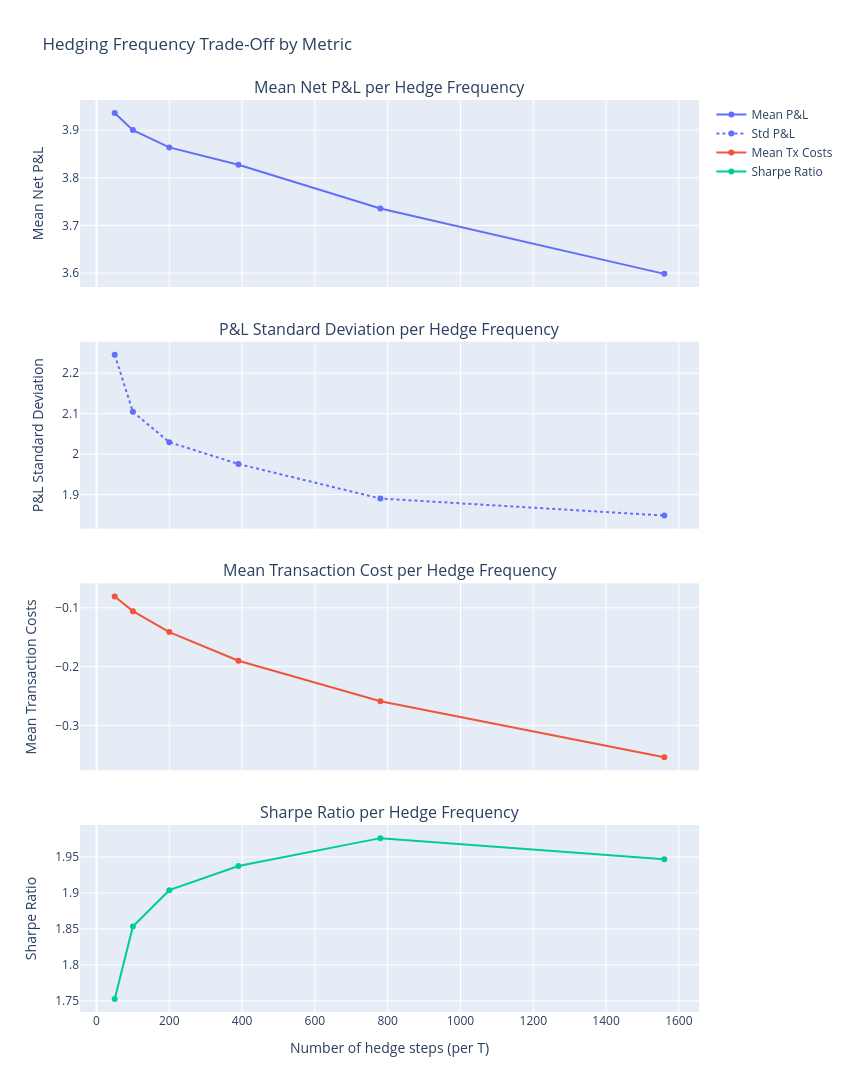

Write notebook code for a chart like this one.
### Code cell
sigma_imp = 0.1
transaction_cost_bps = 2

mean_pnls = []
mean_costs = []
std_pnls = []
sharpe_ratios = []
for steps in n_steps_list:
    sweep = simulate_delta_hedge_paths_mc(
        S0=S0, K=K, r=r, sigma_real=sigma_real, sigma_imp=sigma_imp, T=T,
        n_steps=steps, n_paths=min(n_paths, 8000), seed=GLOBAL_SEED+4, transaction_cost_bps=transaction_cost_bps
    )
    p = sweep['pnl']
    mean_val = np.mean(p)
    std_val = np.std(p)
    mean_pnls.append(mean_val)
    std_pnls.append(std_val)
    mean_costs.append(np.mean(sweep['transaction_cost_component']))
    sharpe_ratios.append(mean_val / std_val if std_val > 1e-12 else np.nan)

fig4 = make_subplots(
    rows=4,
    cols=1,
    shared_xaxes=True,
    vertical_spacing=0.06,
    subplot_titles=(
        'Mean Net P&L per Hedge Frequency',
        'P&L Standard Deviation per Hedge Frequency',
        'Mean Transaction Cost per Hedge Frequency',
        'Sharpe Ratio per Hedge Frequency'
    )
)

fig4.add_trace(
    go.Scatter(x=n_steps_list, y=mean_pnls, name='Mean P&L', mode='lines+markers'),
    row=1,
    col=1
)
fig4.add_trace(
    go.Scatter(
        x=n_steps_list,
        y=std_pnls,
        name='Std P&L',
        mode='lines+markers',
        line=dict(dash='dot', color='#636EFA')
    ),
    row=2,
    col=1
)
fig4.add_trace(
    go.Scatter(
        x=n_steps_list,
        y=mean_costs,
        name='Mean Tx Costs',
        mode='lines+markers',
        line=dict(color='#EF553B')
    ),
    row=3,
    col=1
)
fig4.add_trace(
    go.Scatter(
        x=n_steps_list,
        y=sharpe_ratios,
        name='Sharpe Ratio',
        mode='lines+markers',
        line=dict(color='#00CC96')
    ),
    row=4,
    col=1
)

fig4.update_layout(
    title_text='Hedging Frequency Trade-Off by Metric',
    width=850,
    height=1150,
    hovermode='x unified'
)
fig4.update_xaxes(title_text='Number of hedge steps (per T)', row=4, col=1)
fig4.update_yaxes(title_text='Mean Net P&L', row=1, col=1)
fig4.update_yaxes(title_text='P&L Standard Deviation', row=2, col=1)
fig4.update_yaxes(title_text='Mean Transaction Costs', row=3, col=1)
fig4.update_yaxes(title_text='Sharpe Ratio', row=4, col=1)
fig4.show()

### Figure 1 — Plotly figure (JSON) as saved in the notebook; plotly's stock layout.template omitted (floating-point values rounded to 4 significant figures)
{"data": [{"mode": "lines+markers", "name": "Mean P&L", "type": "scatter", "x": [50, 100, 200, 390, 780, 1560], "xaxis": "x", "y": [3.936, 3.9, 3.864, 3.828, 3.735, 3.598], "yaxis": "y"}, {"line": {"color": "#636EFA", "dash": "dot"}, "mode": "lines+markers", "name": "Std P&L", "type": "scatter", "x": [50, 100, 200, 390, 780, 1560], "xaxis": "x2", "y": [2.246, 2.105, 2.029, 1.976, 1.89, 1.848], "yaxis": "y2"}, {"line": {"color": "#EF553B"}, "mode": "lines+markers", "name": "Mean Tx Costs", "type": "scatter", "x": [50, 100, 200, 390, 780, 1560], "xaxis": "x3", "y": [-0.08069, -0.1056, -0.1412, -0.1898, -0.2587, -0.3537], "yaxis": "y3"}, {"line": {"color": "#00CC96"}, "mode": "lines+markers", "name": "Sharpe Ratio", "type": "scatter", "x": [50, 100, 200, 390, 780, 1560], "xaxis": "x4", "y": [1.753, 1.853, 1.904, 1.937, 1.976, 1.947], "yaxis": "y4"}], "layout": {"annotations": [{"font": {"size": 16}, "showarrow": false, "text": "Mean Net P&L per Hedge Frequency", "x": 0.5, "xanchor": "center", "xref": "paper", "y": 1, "yanchor": "bottom", "yref": "paper"}, {"font": {"size": 16}, "showarrow": false, "text": "P&L Standard Deviation per Hedge Frequency", "x": 0.5, "xanchor": "center", "xref": "paper", "y": 0.735, "yanchor": "bottom", "yref": "paper"}, {"font": {"size": 16}, "showarrow": false, "text": "Mean Transaction Cost per Hedge Frequency", "x": 0.5, "xanchor": "center", "xref": "paper", "y": 0.47, "yanchor": "bottom", "yref": "paper"}, {"font": {"size": 16}, "showarrow": false, "text": "Sharpe Ratio per Hedge Frequency", "x": 0.5, "xanchor": "center", "xref": "paper", "y": 0.205, "yanchor": "bottom", "yref": "paper"}], "height": 1150, "hovermode": "x unified", "title": {"text": "Hedging Frequency Trade-Off by Metric"}, "width": 850, "xaxis": {"anchor": "y", "domain": [0, 1], "matches": "x4", "showticklabels": false}, "xaxis2": {"anchor": "y2", "domain": [0, 1], "matches": "x4", "showticklabels": false}, "xaxis3": {"anchor": "y3", "domain": [0, 1], "matches": "x4", "showticklabels": false}, "xaxis4": {"anchor": "y4", "domain": [0, 1], "title": {"text": "Number of hedge steps (per T)"}}, "yaxis": {"anchor": "x", "domain": [0.795, 1], "title": {"text": "Mean Net P&L"}}, "yaxis2": {"anchor": "x2", "domain": [0.53, 0.735], "title": {"text": "P&L Standard Deviation"}}, "yaxis3": {"anchor": "x3", "domain": [0.265, 0.47], "title": {"text": "Mean Transaction Costs"}}, "yaxis4": {"anchor": "x4", "domain": [0, 0.205], "title": {"text": "Sharpe Ratio"}}}}
